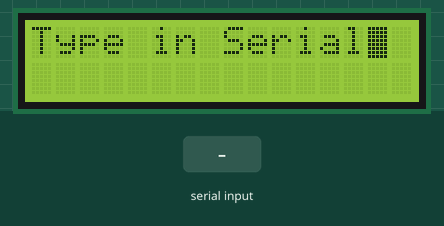
The sketch below on a simulated Arduino Uno, built with avr-gcc and run on an emulated ATmega328P. On the bench: 16×2 character LCD. Inputs (shaded band) come from the test bench. What the sketch prints to the serial monitor is not drawn.

Above: at 2.1 s.
At 4.7 s:
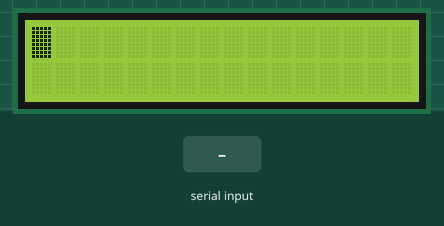
4.8 s: "1" received over Serial
At 7.0 s:
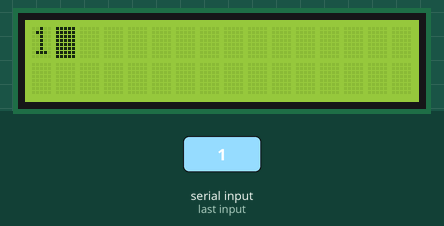
7.3 s: "0" received over Serial
At 11.0 s:
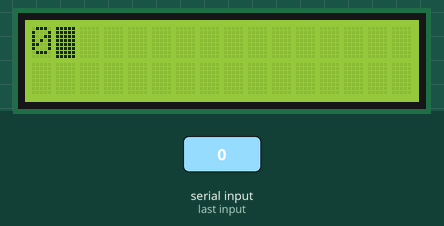
Timing chart, 0 to 12.5 s (numbered marks = the images above; inputs shaded):
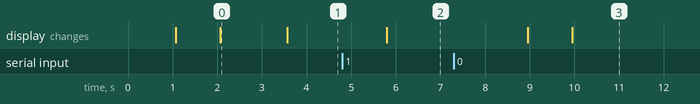

Measured:
- after the input at 4.8 s, the display: changes after 1.0 s (image 2)
- after the input at 7.3 s, the display: first differs from a run without the input after 2.7 s (image 3)
- what the display in image 0 shows lasts 1.5 s, from 2.1 s to 3.6 s

The sketch:

LCD_Serial_Input.ino
```cpp
#include <LiquidCrystal.h>

const int rs=13, en=11, d4=6, d5=5, d6=4, d7=3;
LiquidCrystal lcd(rs, en, d4, d5, d6, d7);

void setup() {
  Serial.begin(9600);
  lcd.begin(16,2);
  delay(1000);
  lcd.clear();
  lcd.home();
  lcd.cursor();
  lcd.blink();
  delay(1000);
  lcd.print("Type in Serial");
  delay(1500);
  lcd.clear();
  Serial.println("Code setup succesfully");
}

void loop() {
  //Sets the cursor to the position specified, rows have 2 values 0 and 1 whereas columns can take 0 to 15 values
  if(Serial.available()){
    delay(1000);
    while(Serial.available()>0){
      lcd.write(Serial.read());
      delay(150);
    }
    delay(3000);
    lcd.clear();
  }
}
```
